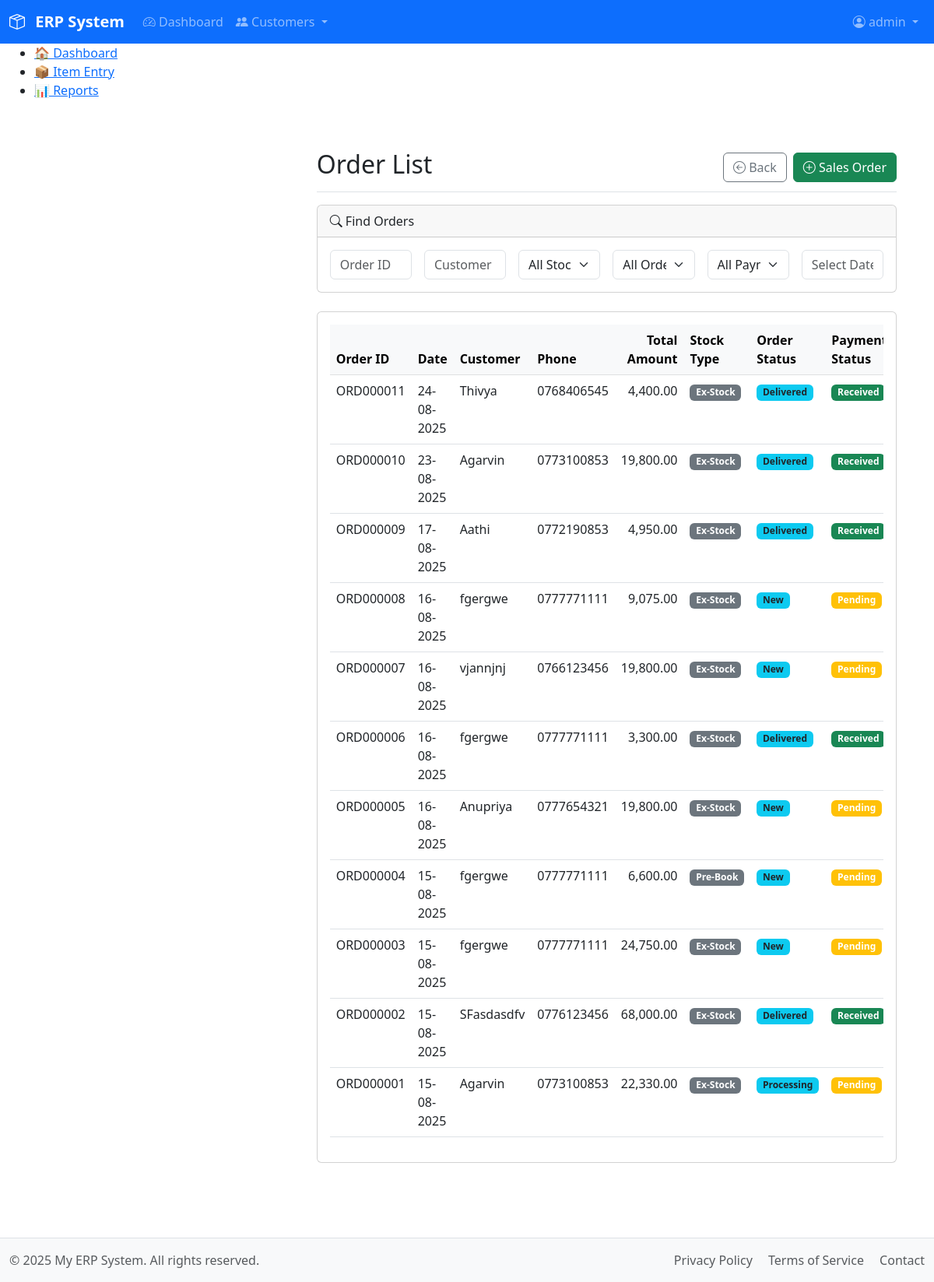
The app's page /Site/modules/sales/list_orders.php (signed in) with its own data.
### tables this page shows
CREATE TABLE `orders` (
  `order_id` varchar(10) NOT NULL,
  `customer_id` varchar(10) NOT NULL,
  `order_date` date NOT NULL,
  `status` enum('New','Processing','Awaiting Stock','With Courier','Delivered','Canceled') NOT NULL DEFAULT 'New',
  `stock_type` enum('Ex-Stock','Pre-Book') NOT NULL DEFAULT 'Ex-Stock',
  `total_amount` decimal(10,2) NOT NULL DEFAULT 0.00,
  `other_expenses` decimal(10,2) NOT NULL DEFAULT 0.00,
  `payment_method` enum('BT','COD') NOT NULL DEFAULT 'COD',
  `payment_status` enum('Pending','Received') NOT NULL DEFAULT 'Pending',
  `remarks` text DEFAULT NULL,
  `created_at` timestamp NOT NULL DEFAULT current_timestamp(),
  `created_by` int(11) DEFAULT NULL,
  `created_by_name` varchar(50) DEFAULT NULL,
  PRIMARY KEY (`order_id`),
  KEY `customer_id` (`customer_id`),
  CONSTRAINT `fk_order_customer` FOREIGN KEY (`customer_id`) REFERENCES `customers` (`customer_id`) ON UPDATE CASCADE
);

CREATE TABLE `customers` (
  `customer_id` varchar(10) NOT NULL,
  `phone` varchar(15) NOT NULL,
  `name` varchar(100) NOT NULL,
  `address` text DEFAULT NULL,
  `city` varchar(50) DEFAULT NULL,
  `district` varchar(50) DEFAULT NULL,
  `postal_code` varchar(20) DEFAULT NULL,
  `known_by` varchar(50) DEFAULT NULL,
  `email` varchar(100) DEFAULT NULL,
  `first_order_date` date DEFAULT NULL,
  `description` text DEFAULT NULL,
  `profile` text DEFAULT NULL,
  `created_at` datetime NOT NULL,
  `created_by` int(11) NOT NULL,
  `created_by_name` varchar(100) NOT NULL,
  `updated_at` timestamp NULL DEFAULT NULL,
  `updated_by` int(11) DEFAULT NULL,
  `updated_by_name` varchar(255) DEFAULT NULL,
  PRIMARY KEY (`customer_id`),
  UNIQUE KEY `phone` (`phone`),
  KEY `created_by` (`created_by`),
  KEY `updated_by` (`updated_by`),
  CONSTRAINT `customers_ibfk_1` FOREIGN KEY (`created_by`) REFERENCES `users` (`id`),
  CONSTRAINT `customers_ibfk_2` FOREIGN KEY (`updated_by`) REFERENCES `users` (`id`)
);

### Site/includes/functions.php (called while the page is built, shortened)
<?php
function search_orders($filters = []) {
    $db = db();
    $sql = "
        SELECT
            o.order_id,
            o.order_date,
            o.total_amount,
            o.status,
            o.payment_status,
            o.stock_type, -- Added stock_type to the SELECT statement
            c.name AS customer_name,
            c.phone AS customer_phone
        FROM orders o
        JOIN customers c ON o.customer_id = c.customer_id
        WHERE 1=1
    ";
    $params = [];
    $sql .= " ORDER BY o.order_date DESC, o.order_id DESC";
    $stmt = $db->prepare($sql);
    $stmt->execute();
    $result = $stmt->get_result();
    return $result ? $result->fetch_all(MYSQLI_ASSOC) : [];
}

### Site/modules/sales/list_orders.php (the view, shortened to what this page needs)
<?php
require_once __DIR__ . '/../../includes/functions.php';
$initial_orders = search_orders();
require_once __DIR__ . '/../../includes/header.php';
?>
<div class="container-fluid">
    <div class="row">
        <?php require_once __DIR__ . '/../../includes/sidebar.php'; ?>
        <main class="col-md-9 ms-sm-auto col-lg-10 px-md-4">
            <div class="d-flex justify-content-between flex-wrap flex-md-nowrap align-items-center pt-3 pb-2 mb-3 border-bottom">
                <h1 class="h2">Order List</h1>
                <div class="btn-toolbar mb-2 mb-md-0">
                    <a href="/index.php" class="btn btn-outline-secondary me-2"><i class="bi bi-arrow-left-circle"></i> Back</a>
                    <a href="/modules/sales/entry_order.php" class="btn btn-success"><i class="bi bi-plus-circle"></i> Sales Order</a>
                </div>
            </div>
            <div class="card mb-4">
                <div class="card-header"><i class="bi bi-search"></i> Find Orders</div>
                <div class="card-body">
                    <form id="orderSearchForm" class="row gx-3 gy-2 align-items-center">
                        <div class="col-sm-6 col-lg-2"><input type="text" class="form-control" id="search_order_id" placeholder="Order ID"></div>
                        <div class="col-sm-6 col-lg-2"><input type="text" class="form-control" id="search_customer" placeholder="Customer"></div>
                        <div class="col-sm-4 col-lg-2"><select id="search_stock_type" class="form-select"><option value="">All Stock Types</option></select></div>
                        <div class="col-sm-4 col-lg-2"><select id="search_status" class="form-select"><option value="">All Order Statuses</option></select></div>
                        <div class="col-sm-4 col-lg-2"><select id="search_payment_status" class="form-select"><option value="">All Payment Statuses</option></select></div>
                        <div class="col-sm-12 col-lg-2"><input type="text" class="form-control" id="search_date_range" placeholder="Select Date Range"></div>
                    </form>
                </div>
            </div>
            <div class="card">
                <div class="card-body">
                    <div class="table-responsive">
                        <table class="table table-hover">
                            <thead class="table-light">
                                <tr>
                                    <th>Order ID</th>
                                    <th>Date</th>
                                    <th>Customer</th>
                                    <th>Phone</th>
                                    <th class="text-end">Total Amount</th>
                                    <th>Stock Type</th>
                                    <th>Order Status</th>
                                    <th>Payment Status</th>
                                </tr>
                            </thead>
                            <tbody id="orderListTableBody">
                                <?php if (empty($initial_orders)): ?>
                                    <tr><td colspan="9" class="text-center text-muted">No orders found.</td></tr>
                                <?php else: ?>
                                    <?php foreach ($initial_orders as $order): ?>
                                        <tr>
                                            <td><?= htmlspecialchars($order['order_id']) ?></td>
                                            <td><?= htmlspecialchars(date("d-m-Y", strtotime($order['order_date']))) ?></td>
                                            <td><?= htmlspecialchars($order['customer_name']) ?></td>
                                            <td><?= htmlspecialchars($order['customer_phone']) ?></td>
                                            <td class="text-end"><?= htmlspecialchars(number_format($order['total_amount'], 2)) ?></td>
                                            <td><span class="badge bg-secondary"><?= htmlspecialchars($order['stock_type']) ?></span></td>
                                            <td><span class="badge bg-info text-dark"><?= htmlspecialchars($order['status']) ?></span></td>
                                            <td><span class="badge bg-<?= $order['payment_status'] == 'Received' ? 'success' : 'warning' ?>"><?= htmlspecialchars($order['payment_status']) ?></span></td>
                                        </tr>
                                    <?php endforeach; ?>
                                <?php endif; ?>
                            </tbody>
                        </table>
                    </div>
                </div>
            </div>
        </main>
    </div>
</div>
<?php require_once __DIR__ . '/../../includes/footer.php'; ?>

### Site/includes/header.php (shortened to what this page needs)
<?php
$logged_in = isset($_SESSION['user_id']);
?>
<!DOCTYPE html>
<html lang="en" data-bs-theme="light">
<head>
    <link href="https://cdn.jsdelivr.net/npm/bootstrap@5.3.0/dist/css/bootstrap.min.css" rel="stylesheet">
    <link rel="stylesheet" href="https://cdn.jsdelivr.net/npm/bootstrap-icons@1.10.0/font/bootstrap-icons.css">
    <?php
        $cssPath = __DIR__ . '/../assets/css/main.css';
        $cssVersion = file_exists($cssPath) ? filemtime($cssPath) : time();
    ?>
    <link rel="stylesheet" href="/assets/css/main.css?v=<?= $cssVersion ?>">
    <link rel="stylesheet" href="https://cdn.jsdelivr.net/npm/litepicker/dist/css/litepicker.css"/>
</head>
<body class="d-flex flex-column min-vh-100">
    <nav class="navbar navbar-expand-lg navbar-dark bg-primary sticky-top">
        <div class="container-fluid">
            <a class="navbar-brand" href="/">
                <i class="bi bi-box-seam"></i> ERP System
            </a>
            <div class="collapse navbar-collapse" id="mainNav">
                <ul class="navbar-nav me-auto mb-2 mb-lg-0">
                    <?php if ($logged_in): ?>
                        <li class="nav-item">
                            <a class="nav-link" href="/index.php"><i class="bi bi-speedometer2"></i> Dashboard</a>
                        </li>
                        <li class="nav-item dropdown">
                            <a class="nav-link dropdown-toggle" href="#" id="customersDropdown" role="button" data-bs-toggle="dropdown" aria-expanded="false">
                                <i class="bi bi-people-fill"></i> Customers
                            </a>
                        </li>
                    <?php endif; ?>
                </ul>
                <ul class="navbar-nav">
                    <?php if ($logged_in): ?>
                        <li class="nav-item dropdown">
                            <a class="nav-link dropdown-toggle" href="#" role="button" data-bs-toggle="dropdown">
                                <i class="bi bi-person-circle"></i> <?php echo htmlspecialchars($_SESSION['username']); ?>
                            </a>
                        </li>
                    <?php else: ?>
                        <li class="nav-item">
                            <a class="nav-link" href="/login.php"><i class="bi bi-box-arrow-in-right"></i> Login</a>
                        </li>
                    <?php endif; ?>
                </ul>
            </div>
        </div>
    </nav>
    <div class="container-fluid flex-grow-1">
        <div class="row">
            <?php if ($logged_in && !isset($hide_sidebar)): ?>
                <?php require_once __DIR__ . '/sidebar.php'; ?>
            <?php endif; ?>
            <main class="<?php echo $logged_in && !isset($hide_sidebar) ? 'col-md-9 ms-sm-auto col-lg-10 px-md-4' : 'col-12'; ?>">

### Site/includes/sidebar.php
<div class="sidebar">
  <ul>
    <li><a href="/index.php">🏠 Dashboard</a></li>
    <li><a href="/modules/item/entry.php">📦 Item Entry</a></li>
    <li><a href="#">📊 Reports</a></li>
  </ul>
</div>

### Site/includes/footer.php (shortened to what this page needs)
        </main>
    </div>
</div>
<footer class="footer mt-auto py-3 bg-light border-top">
    <div class="container-fluid">
        <div class="row">
            <div class="col-md-6 text-center text-md-start">
                <span class="text-muted">&copy; <?php echo date('Y'); ?> My ERP System. All rights reserved.</span>
            </div>
            <div class="col-md-6 text-center text-md-end">
                <ul class="list-inline mb-0">
                    <li class="list-inline-item"><a href="/privacy.php" class="text-muted">Privacy Policy</a></li>
                    <li class="list-inline-item"><a href="/terms.php" class="text-muted">Terms of Service</a></li>
                    <li class="list-inline-item"><a href="/contact.php" class="text-muted">Contact</a></li>
                </ul>
            </div>
        </div>
    </div>
</footer>
</body>
</html>

### Site/assets/css/main.css (style rules this page uses)
.navbar-brand { font-weight: 600; }
.navbar-brand i { margin-right: 8px; }
.footer { background-color: #f8f9fa !important; }
.footer a { text-decoration: none; }
.footer .list-inline-item:not(:last-child) { margin-right: 1rem; }
main { padding-top: 1rem; padding-bottom: 3rem; }

### records on screen
orders: order_id "ORD000011", order_date "24-08-2025", customer.name "Thivya", customer.phone "0768406545", total_amount "4,400.00", stock_type "Ex-Stock", status "Delivered", payment_status "Received"
orders: order_id "ORD000010", order_date "23-08-2025", customer.name "Agarvin", customer.phone "0773100853", total_amount "19,800.00", stock_type "Ex-Stock", status "Delivered", payment_status "Received"
orders: order_id "ORD000009", order_date "17-08-2025", customer.name "Aathi", customer.phone "0772190853", total_amount "4,950.00", stock_type "Ex-Stock", status "Delivered", payment_status "Received"
orders: order_id "ORD000008", order_date "16-08-2025", customer.name "fgergwe", customer.phone "0777771111", total_amount "9,075.00", stock_type "Ex-Stock", status "New", payment_status "Pending"
orders: order_id "ORD000007", order_date "16-08-2025", customer.name "vjannjnj", customer.phone "0766123456", total_amount "19,800.00", stock_type "Ex-Stock", status "New", payment_status "Pending"
orders: order_id "ORD000006", order_date "16-08-2025", customer.name "fgergwe", customer.phone "0777771111", total_amount "3,300.00", stock_type "Ex-Stock", status "Delivered", payment_status "Received"
orders: order_id "ORD000005", order_date "16-08-2025", customer.name "Anupriya", customer.phone "0777654321", total_amount "19,800.00", stock_type "Ex-Stock", status "New", payment_status "Pending"
orders: order_id "ORD000004", order_date "15-08-2025", customer.name "fgergwe", customer.phone "0777771111", total_amount "6,600.00", stock_type "Pre-Book", status "New", payment_status "Pending"
orders: order_id "ORD000003", order_date "15-08-2025", customer.name "fgergwe", customer.phone "0777771111", total_amount "24,750.00", stock_type "Ex-Stock", status "New", payment_status "Pending"
orders: order_id "ORD000002", order_date "15-08-2025", customer.name "SFasdasdfv", customer.phone "0776123456", total_amount "68,000.00", stock_type "Ex-Stock", status "Delivered", payment_status "Received"
orders: order_id "ORD000001", order_date "15-08-2025", customer.name "Agarvin", customer.phone "0773100853", total_amount "22,330.00", stock_type "Ex-Stock", status "Processing", payment_status "Pending"

### other values on screen
$_SESSION['username'] "admin"
